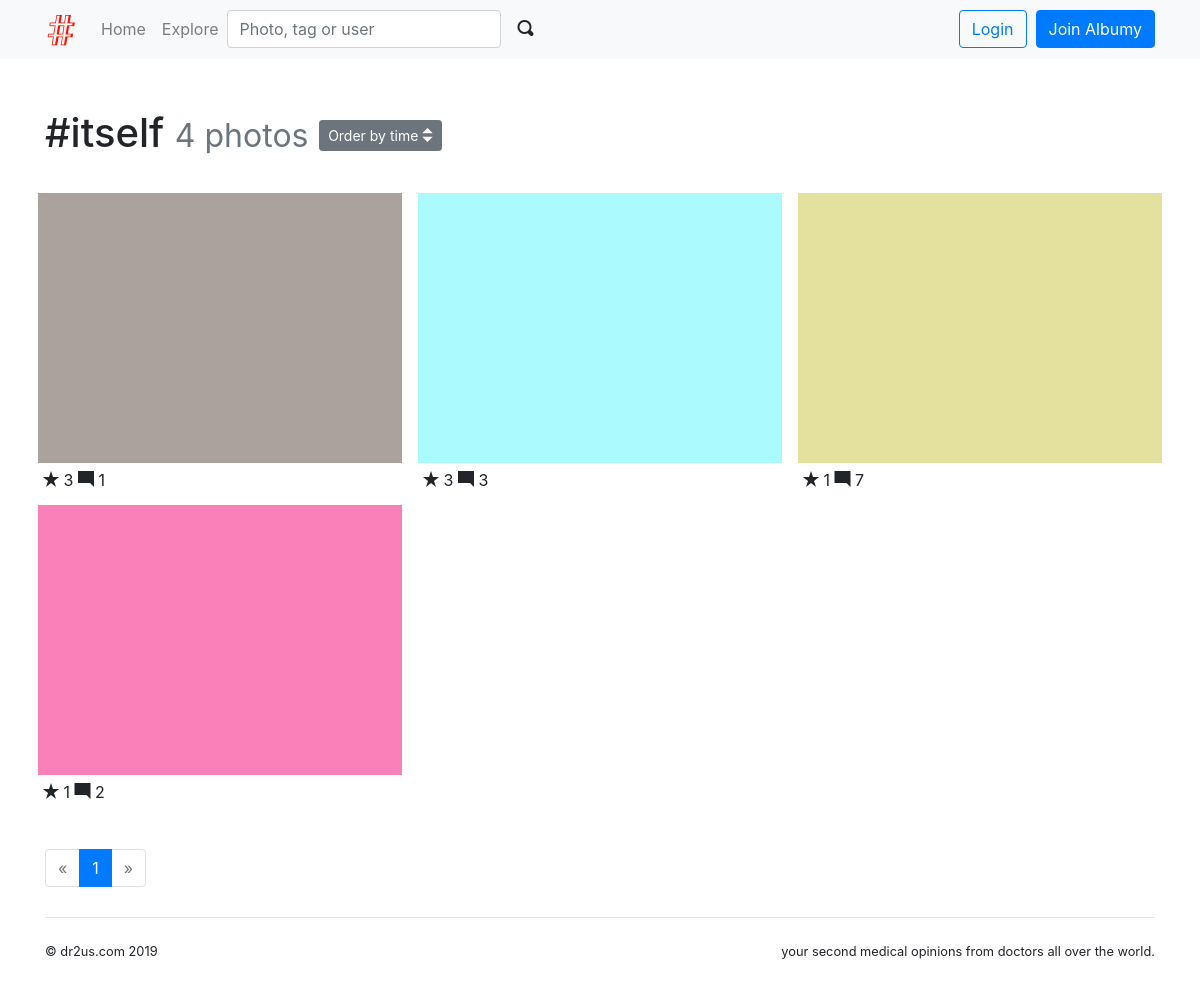
The page /tag/1 on the database its author committed.
### albumy/models.py (models this page shows)
@whooshee.register_model('name')
class Tag(db.Model):
    id = db.Column(db.Integer, primary_key=True)
    name = db.Column(db.String(64), index=True, unique=True)
    photos = db.relationship('Photo', secondary=tagging, back_populates='tags')

@whooshee.register_model('description')
class Photo(db.Model):
    id = db.Column(db.Integer, primary_key=True)
    description = db.Column(db.String(500))
    filename = db.Column(db.String(64))
    filename_s = db.Column(db.String(64))
    filename_m = db.Column(db.String(64))
    timestamp = db.Column(db.DateTime, default=datetime.utcnow, index=True)
    can_comment = db.Column(db.Boolean, default=True)
    flag = db.Column(db.Integer, default=0)
    author_id = db.Column(db.Integer, db.ForeignKey('user.id'))
    author = db.relationship('User', back_populates='photos')
    comments = db.relationship('Comment', back_populates='photo', cascade='all')
    collectors = db.relationship('Collect', back_populates='collected', cascade='all')
    tags = db.relationship('Tag', secondary=tagging, back_populates='photos')

### albumy/blueprints/main.py (the view)
@main_bp.route('/tag/<int:tag_id>', defaults={'order': 'by_time'})
@main_bp.route('/tag/<int:tag_id>/<order>')
def show_tag(tag_id, order):
    tag = Tag.query.get_or_404(tag_id)
    page = request.args.get('page', 1, type=int)
    per_page = current_app.config['ALBUMY_PHOTO_PER_PAGE']
    order_rule = 'time'
    pagination = Photo.query.with_parent(tag).order_by(Photo.timestamp.desc()).paginate(page, per_page)
    photos = pagination.items
    if order == 'by_collects':
        photos.sort(key=lambda x: len(x.collectors), reverse=True)
        order_rule = 'collects'
    return render_template('main/tag.html', tag=tag, pagination=pagination, photos=photos, order_rule=order_rule)

### albumy/__init__.py (called while the page is built)
def register_template_context(app):
    @app.context_processor
    def make_template_context():
        if current_user.is_authenticated:
            notification_count = Notification.query.with_parent(current_user).filter_by(is_read=False).count()
        else:
            notification_count = None
        return dict(notification_count=notification_count)

### albumy/extensions.py (called while the page is built)
    def can(self, permission_name):
        return False

### albumy/templates/main/tag.html (shortened to what this page needs)
{% extends 'base.html' %}
{% from 'bootstrap/pagination.html' import render_pagination %}
{% from 'bootstrap/form.html' import render_form %}
{% from 'macros.html' import photo_card with context %}
{% block content %}
    <div class="page-header">
        <h1>#{{ tag.name }}
            <small class="text-muted">{{ tag.photos|length }} photos</small>
            <span class="dropdown">
            <button class="btn btn-secondary btn-sm" type="button" id="dropdownMenuButton" data-toggle="dropdown"
                    aria-haspopup="true" aria-expanded="false">
                Order by {{ order_rule }} <span class="oi oi-elevator"></span>
            </button>
        </span>
        </h1>
    </div>
    <div class="row">
        {% for photo in photos %}
            {{ photo_card(photo) }}
        {% endfor %}
    </div>
    <div class="page-footer">
        {{ render_pagination(pagination, align='center') }}
    </div>
{% endblock %}

### albumy/templates/base.html (shortened to what this page needs)
{% from 'bootstrap/nav.html' import render_nav_item %}
<!DOCTYPE html>
<html lang="en">
<head>
    {% block head %}
        {% block styles %}
            <link rel="stylesheet" href="{{ url_for('static', filename='css/bootstrap.min.css') }}">
            <link rel="stylesheet" href="{{ url_for('static', filename='open-iconic/font/css/open-iconic-bootstrap.css') }}">
            <link rel="stylesheet" href="{{ url_for('static', filename='css/style.css') }}">
        {% endblock %}
    {% endblock head %}
</head>
<body>
{% block navbar %}
    <nav class="navbar navbar-expand-lg navbar-light bg-light">
        <div class="container">
            <a class="navbar-brand" href="{{ url_for('main.index') }}">
                <img src="{{ url_for('static', filename='favicon.ico') }}" alt="Albumy">
            </a>
            <div class="collapse navbar-collapse" id="navbarColor01">
                <div class="navbar-nav mr-auto">
                    {{ render_nav_item('main.index', 'Home') }}
                    {{ render_nav_item('main.explore', 'Explore') }}
                    <form class="form-inline my-2 my-lg-0" action="{{ url_for('main.search') }}">
                        <input type="text" name="q" class="form-control mr-sm-1" placeholder="Photo, tag or user"
                               required>
                        <button class="btn btn-light my-2 my-sm-0" type="submit">
                            <span class="oi oi-magnifying-glass"></span>
                        </button>
                    </form>
                </div>
                <div class="navbar-nav ml-auto">
                {% if current_user.is_authenticated %}
                    <a class="nav-item nav-link" href="{{ url_for('main.show_notifications', filter='unread') }}">
                        <span class="oi oi-bell"></span>
                        <span id="notification-badge"
                              class="{% if notification_count == 0 %}hide{% endif %} badge badge-danger badge-notification"
                              data-href="{{ url_for('ajax.notifications_count') }}">{{ notification_count }}</span>
                    </a>
                    <a class="nav-item nav-link" href="{{ url_for('main.upload') }}" title="Upload">
                        <span class="oi oi-cloud-upload"></span>&nbsp;&nbsp;
                    </a>
                    <div class="dropdown nav-item">
                        <a href="#" class="nav-link dropdown-toggle" data-toggle="dropdown" role="button"
                           aria-expanded="false">
                            <img class="avatar-xs"
                                 src="{{ url_for('main.get_avatar', filename=current_user.avatar_s) }}">
                            <span class="caret"></span>
                        </a>
                        <div class="dropdown-menu dropdown-menu-right" role="menu">
                            <h6 class="dropdown-header">Logged in as {{ current_user.username }}</h6>
                            <a class="dropdown-item" href="{{ url_for('user.index', username=current_user.username) }}">
                                <span class="oi oi-person"></span> My Home
                            </a>
                            <div class="dropdown-divider"></div>
                            <a class="dropdown-item" href="{{ url_for('user.edit_profile') }}">
                                <span class="oi oi-cog"></span> Settings
                            </a>
                            {% if current_user.can('MODERATE') %}
                                <a class="dropdown-item" href="{{ url_for('admin.index') }}">
                                    <span class="oi oi-dashboard"></span> Dashboard
                                </a>
                            {% endif %}
                            <a class="dropdown-item" href="{{ url_for('auth.logout') }}">
                                <span class="oi oi-power-standby"></span> Logout
                            </a>
                        </div>
                    </div>
                {% else %}
                    <a class="btn btn-outline-primary" href="{{ url_for('auth.login') }}">Login</a>&nbsp;&nbsp;
                    <a class="btn btn-primary" href="{{ url_for('auth.register') }}">Join Albumy</a>
                {% endif %}
                </div>
            </div>
        </div>
    </nav>
{% endblock %}
<main>
    <div class="container">
        {% block content %}{% endblock %}
        {% block footer %}
            <footer>
                <p class="float-left">
                    <small>&copy; dr2us.com 2019
                    </small>
                </p>
                <p class="float-right">
                    <small>your second medical opinions from doctors all over the world.</small>
                </p>
            </footer>
        {% endblock %}
    </div>
</main>
</body>
</html>

### albumy/templates/macros.html (shortened to what this page needs)
{% macro photo_card(photo) %}
    <div class="photo-card card">
        <a class="card-thumbnail" href="{{ url_for('main.show_photo', photo_id=photo.id) }}">
            <img class="card-img-top portrait" src="{{ url_for('main.get_image', filename=photo.filename_s) }}">
        </a>
        <div class="card-body">
            <span class="oi oi-star"></span> {{ photo.collectors|length }}
            <span class="oi oi-comment-square"></span> {{ photo.comments|length }}
        </div>
    </div>
{% endmacro %}

### albumy/static/css/style.css (style rules this page uses)
.page-header { padding-top: 20px; padding-bottom: 20px; }
.page-footer { padding-top: 40px; }
nav { margin-bottom: 30px; }
footer { margin: 30px 0; padding: 20px 0; border-top: 1px solid #e5e5e5; }
.photo-card { float: left; width: 33.333%; padding: 0.5rem 0.5rem 0 0.5rem; border: 0; }
.photo-card .card-body { padding: 5px; }
.card-thumbnail { position: relative; width: auto; height: 20em; overflow: hidden; }
.card-thumbnail img { position: absolute; left: 50%; top: 50%; height: 100%; width: auto; -webkit-transform: translate(-50%, -50%); -ms-transform: translate(-50%, -50%); transform: translate(-50%, -50%); }
.card-thumbnail img.portrait { width: 100%; height: auto; }
@media (max-width: 1280px) { .card-thumbnail { height: 270px; } }

### rows shown on the page
Tag: name "itself"
Photo: filename_s (picture), collectors|length "3", comments|length "1"
Photo: filename_s (picture), collectors|length "3", comments|length "3"
Photo: filename_s (picture), collectors|length "1", comments|length "7"
Photo: filename_s (picture), collectors|length "1", comments|length "2"

### other values the page prints
{{ render_nav_item('main.index', 'Home') }} "Home"
{{ render_nav_item('main.explore', 'Explore') }} "Explore"
{{ tag.photos|length }} "4"
{{ order_rule }} "time"
{{ render_pagination(pagination, align='center') }} "« 1 »"
